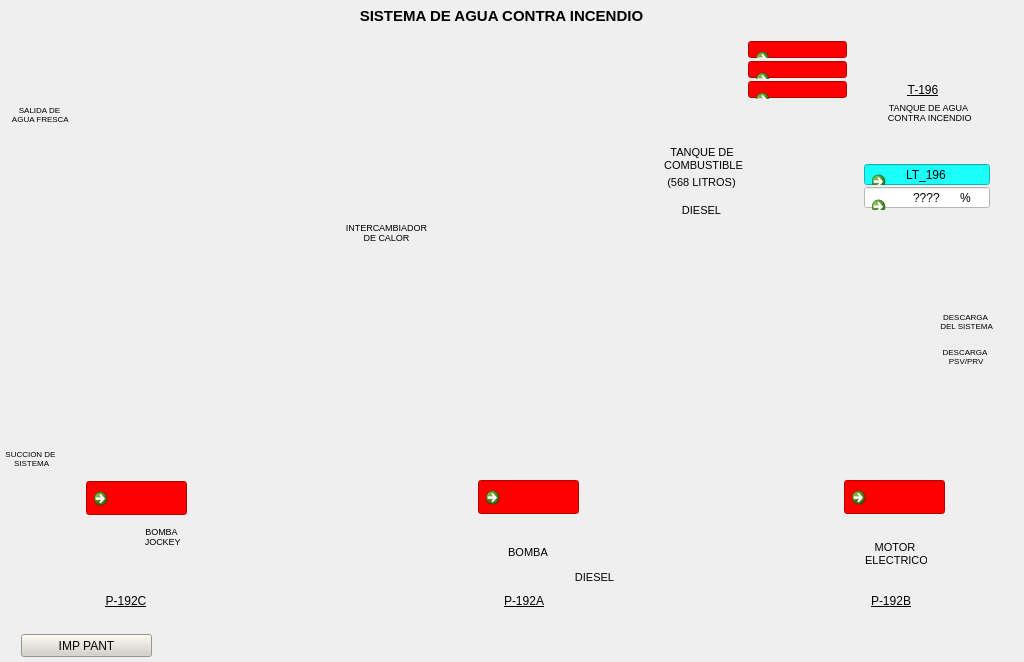
<?xml version="1.0" encoding="UTF-8"?>
<ui version="4.0">
 <class>SistAguaContrain</class>
 <widget class="QWidget" name="SistAguaContrain">
  <property name="geometry">
   <rect>
    <x>0</x>
    <y>0</y>
    <width>1024</width>
    <height>662</height>
   </rect>
  </property>
  <property name="minimumSize">
   <size>
    <width>1024</width>
    <height>662</height>
   </size>
  </property>
  <property name="maximumSize">
   <size>
    <width>1024</width>
    <height>662</height>
   </size>
  </property>
  <property name="windowTitle">
   <string>Form</string>
  </property>
  <widget class="QLabel" name="label">
   <property name="geometry">
    <rect>
     <x>0</x>
     <y>0</y>
     <width>1024</width>
     <height>662</height>
    </rect>
   </property>
   <property name="minimumSize">
    <size>
     <width>1024</width>
     <height>662</height>
    </size>
   </property>
   <property name="maximumSize">
    <size>
     <width>1024</width>
     <height>662</height>
    </size>
   </property>
   <property name="text">
    <string/>
   </property>
   <property name="pixmap">
    <pixmap resource="../Resources.qrc">:/Resources/PNG/N8.png</pixmap>
   </property>
   <property name="scaledContents">
    <bool>true</bool>
   </property>
  </widget>
  <widget class="QLabel" name="lbSistAguaContrainT">
   <property name="geometry">
    <rect>
     <x>340</x>
     <y>5</y>
     <width>323</width>
     <height>21</height>
    </rect>
   </property>
   <property name="font">
    <font>
     <pointsize>11</pointsize>
     <weight>75</weight>
     <bold>true</bold>
    </font>
   </property>
   <property name="text">
    <string>SISTEMA DE AGUA CONTRA INCENDIO</string>
   </property>
   <property name="alignment">
    <set>Qt::AlignCenter</set>
   </property>
  </widget>
  <widget class="QLabel" name="lbSalAguaFresT">
   <property name="geometry">
    <rect>
     <x>10</x>
     <y>104</y>
     <width>59</width>
     <height>21</height>
    </rect>
   </property>
   <property name="font">
    <font>
     <pointsize>6</pointsize>
    </font>
   </property>
   <property name="text">
    <string>SALIDA DE
 AGUA FRESCA</string>
   </property>
   <property name="alignment">
    <set>Qt::AlignCenter</set>
   </property>
  </widget>
  <widget class="QLabel" name="lbSucSisT">
   <property name="geometry">
    <rect>
     <x>0</x>
     <y>448</y>
     <width>61</width>
     <height>21</height>
    </rect>
   </property>
   <property name="font">
    <font>
     <pointsize>6</pointsize>
    </font>
   </property>
   <property name="text">
    <string>SUCCION DE
 SISTEMA</string>
   </property>
   <property name="alignment">
    <set>Qt::AlignCenter</set>
   </property>
  </widget>
  <widget class="QLabel" name="lbInterCalorT">
   <property name="geometry">
    <rect>
     <x>334</x>
     <y>219</y>
     <width>105</width>
     <height>27</height>
    </rect>
   </property>
   <property name="font">
    <font>
     <pointsize>7</pointsize>
    </font>
   </property>
   <property name="text">
    <string>INTERCAMBIADOR
 DE CALOR </string>
   </property>
   <property name="alignment">
    <set>Qt::AlignCenter</set>
   </property>
  </widget>
  <widget class="QLabel" name="lbBombaJockT">
   <property name="geometry">
    <rect>
     <x>130</x>
     <y>520</y>
     <width>63</width>
     <height>33</height>
    </rect>
   </property>
   <property name="font">
    <font>
     <pointsize>7</pointsize>
    </font>
   </property>
   <property name="text">
    <string>BOMBA
 JOCKEY</string>
   </property>
   <property name="alignment">
    <set>Qt::AlignCenter</set>
   </property>
  </widget>
  <widget class="QLabel" name="lbBombaT">
   <property name="geometry">
    <rect>
     <x>496</x>
     <y>536</y>
     <width>64</width>
     <height>33</height>
    </rect>
   </property>
   <property name="font">
    <font>
     <pointsize>8</pointsize>
    </font>
   </property>
   <property name="text">
    <string>BOMBA</string>
   </property>
   <property name="alignment">
    <set>Qt::AlignCenter</set>
   </property>
  </widget>
  <widget class="QLabel" name="lbDieselBomT">
   <property name="geometry">
    <rect>
     <x>567</x>
     <y>561</y>
     <width>55</width>
     <height>33</height>
    </rect>
   </property>
   <property name="font">
    <font>
     <pointsize>8</pointsize>
    </font>
   </property>
   <property name="text">
    <string>DIESEL</string>
   </property>
   <property name="alignment">
    <set>Qt::AlignCenter</set>
   </property>
  </widget>
  <widget class="QLabel" name="lbP192CT">
   <property name="geometry">
    <rect>
     <x>103</x>
     <y>594</y>
     <width>46</width>
     <height>13</height>
    </rect>
   </property>
   <property name="font">
    <font>
     <underline>true</underline>
    </font>
   </property>
   <property name="text">
    <string>P-192C</string>
   </property>
   <property name="alignment">
    <set>Qt::AlignCenter</set>
   </property>
  </widget>
  <widget class="QLabel" name="lbP192AT">
   <property name="geometry">
    <rect>
     <x>501</x>
     <y>594</y>
     <width>46</width>
     <height>13</height>
    </rect>
   </property>
   <property name="font">
    <font>
     <underline>true</underline>
    </font>
   </property>
   <property name="text">
    <string>P-192A</string>
   </property>
   <property name="alignment">
    <set>Qt::AlignCenter</set>
   </property>
  </widget>
  <widget class="QPushButton" name="btImpPant">
   <property name="geometry">
    <rect>
     <x>21</x>
     <y>634</y>
     <width>131</width>
     <height>23</height>
    </rect>
   </property>
   <property name="styleSheet">
    <string notr="true">background-color: rgb(212, 208, 200);</string>
   </property>
   <property name="text">
    <string>IMP PANT</string>
   </property>
  </widget>
  <widget class="QLineEdit" name="leAlarm">
   <property name="geometry">
    <rect>
     <x>86</x>
     <y>481</y>
     <width>101</width>
     <height>34</height>
    </rect>
   </property>
   <property name="styleSheet">
    <string notr="true">background-color: rgb(255, 0, 0);
color: rgb(128, 128, 128);</string>
   </property>
  </widget>
  <widget class="QLineEdit" name="leAlarm2">
   <property name="geometry">
    <rect>
     <x>478</x>
     <y>480</y>
     <width>101</width>
     <height>34</height>
    </rect>
   </property>
   <property name="styleSheet">
    <string notr="true">background-color: rgb(255, 0, 0);
color: rgb(128, 128, 128);</string>
   </property>
  </widget>
  <widget class="QLabel" name="lbMotElecT">
   <property name="geometry">
    <rect>
     <x>863</x>
     <y>534</y>
     <width>64</width>
     <height>40</height>
    </rect>
   </property>
   <property name="font">
    <font>
     <pointsize>8</pointsize>
    </font>
   </property>
   <property name="text">
    <string>MOTOR
 ELECTRICO</string>
   </property>
   <property name="alignment">
    <set>Qt::AlignCenter</set>
   </property>
  </widget>
  <widget class="QLabel" name="lbP192BT">
   <property name="geometry">
    <rect>
     <x>868</x>
     <y>594</y>
     <width>46</width>
     <height>13</height>
    </rect>
   </property>
   <property name="font">
    <font>
     <underline>true</underline>
    </font>
   </property>
   <property name="text">
    <string>P-192B</string>
   </property>
   <property name="alignment">
    <set>Qt::AlignCenter</set>
   </property>
  </widget>
  <widget class="QLineEdit" name="leAlarm6">
   <property name="geometry">
    <rect>
     <x>844</x>
     <y>480</y>
     <width>101</width>
     <height>34</height>
    </rect>
   </property>
   <property name="styleSheet">
    <string notr="true">background-color: rgb(255, 0, 0);
color: rgb(128, 128, 128);</string>
   </property>
  </widget>
  <widget class="QLabel" name="lbDesPsvT">
   <property name="geometry">
    <rect>
     <x>933</x>
     <y>346</y>
     <width>64</width>
     <height>21</height>
    </rect>
   </property>
   <property name="font">
    <font>
     <pointsize>6</pointsize>
    </font>
   </property>
   <property name="text">
    <string>DESCARGA
 PSV/PRV</string>
   </property>
   <property name="alignment">
    <set>Qt::AlignCenter</set>
   </property>
  </widget>
  <widget class="QLabel" name="lbDesSisT">
   <property name="geometry">
    <rect>
     <x>933</x>
     <y>311</y>
     <width>65</width>
     <height>21</height>
    </rect>
   </property>
   <property name="font">
    <font>
     <pointsize>6</pointsize>
    </font>
   </property>
   <property name="text">
    <string>DESCARGA
 DEL SISTEMA</string>
   </property>
   <property name="alignment">
    <set>Qt::AlignCenter</set>
   </property>
  </widget>
  <widget class="QLabel" name="lbMedFluT">
   <property name="geometry">
    <rect>
     <x>930</x>
     <y>243</y>
     <width>64</width>
     <height>21</height>
    </rect>
   </property>
   <property name="font">
    <font>
     <pointsize>6</pointsize>
    </font>
   </property>
   <property name="text">
    <string/>
   </property>
   <property name="alignment">
    <set>Qt::AlignCenter</set>
   </property>
  </widget>
  <widget class="QLabel" name="lbTanqCombT">
   <property name="geometry">
    <rect>
     <x>661</x>
     <y>139</y>
     <width>82</width>
     <height>40</height>
    </rect>
   </property>
   <property name="font">
    <font>
     <pointsize>8</pointsize>
    </font>
   </property>
   <property name="text">
    <string>TANQUE DE
 COMBUSTIBLE</string>
   </property>
   <property name="alignment">
    <set>Qt::AlignCenter</set>
   </property>
  </widget>
  <widget class="QLabel" name="lbDieselTanqT">
   <property name="geometry">
    <rect>
     <x>674</x>
     <y>200</y>
     <width>55</width>
     <height>21</height>
    </rect>
   </property>
   <property name="font">
    <font>
     <pointsize>8</pointsize>
    </font>
   </property>
   <property name="text">
    <string>DIESEL</string>
   </property>
   <property name="alignment">
    <set>Qt::AlignCenter</set>
   </property>
  </widget>
  <widget class="QLabel" name="lb568LT">
   <property name="geometry">
    <rect>
     <x>661</x>
     <y>172</y>
     <width>81</width>
     <height>21</height>
    </rect>
   </property>
   <property name="font">
    <font>
     <pointsize>8</pointsize>
    </font>
   </property>
   <property name="text">
    <string>(568 LITROS)</string>
   </property>
   <property name="alignment">
    <set>Qt::AlignCenter</set>
   </property>
  </widget>
  <widget class="QLineEdit" name="leAlarm3">
   <property name="geometry">
    <rect>
     <x>748</x>
     <y>41</y>
     <width>99</width>
     <height>17</height>
    </rect>
   </property>
   <property name="styleSheet">
    <string notr="true">background-color: rgb(255, 0, 0);
color: rgb(128, 128, 128);</string>
   </property>
  </widget>
  <widget class="QLineEdit" name="leAlarm4">
   <property name="geometry">
    <rect>
     <x>748</x>
     <y>61</y>
     <width>99</width>
     <height>17</height>
    </rect>
   </property>
   <property name="styleSheet">
    <string notr="true">background-color: rgb(255, 0, 0);
color: rgb(128, 128, 128);</string>
   </property>
  </widget>
  <widget class="QLineEdit" name="leAlarm5">
   <property name="geometry">
    <rect>
     <x>748</x>
     <y>81</y>
     <width>99</width>
     <height>17</height>
    </rect>
   </property>
   <property name="styleSheet">
    <string notr="true">background-color: rgb(255, 0, 0);
color: rgb(128, 128, 128);</string>
   </property>
  </widget>
  <widget class="QLabel" name="lbT196T">
   <property name="geometry">
    <rect>
     <x>898</x>
     <y>83</y>
     <width>50</width>
     <height>13</height>
    </rect>
   </property>
   <property name="font">
    <font>
     <underline>true</underline>
    </font>
   </property>
   <property name="text">
    <string>T-196</string>
   </property>
   <property name="alignment">
    <set>Qt::AlignCenter</set>
   </property>
  </widget>
  <widget class="QLabel" name="lbTanqAguaInT_2">
   <property name="geometry">
    <rect>
     <x>881</x>
     <y>92</y>
     <width>95</width>
     <height>41</height>
    </rect>
   </property>
   <property name="font">
    <font>
     <pointsize>7</pointsize>
    </font>
   </property>
   <property name="text">
    <string>TANQUE DE AGUA
 CONTRA INCENDIO</string>
   </property>
   <property name="alignment">
    <set>Qt::AlignCenter</set>
   </property>
  </widget>
  <widget class="QLineEdit" name="leLT196">
   <property name="geometry">
    <rect>
     <x>864</x>
     <y>164</y>
     <width>126</width>
     <height>21</height>
    </rect>
   </property>
   <property name="styleSheet">
    <string notr="true">background-color: rgb(26, 255, 250);</string>
   </property>
   <property name="text">
    <string>LT_196</string>
   </property>
   <property name="alignment">
    <set>Qt::AlignCenter</set>
   </property>
  </widget>
  <widget class="QLineEdit" name="leU">
   <property name="geometry">
    <rect>
     <x>864</x>
     <y>187</y>
     <width>126</width>
     <height>21</height>
    </rect>
   </property>
   <property name="styleSheet">
    <string notr="true">background-color: rgb(255, 255, 255);</string>
   </property>
   <property name="text">
    <string>????</string>
   </property>
   <property name="alignment">
    <set>Qt::AlignCenter</set>
   </property>
  </widget>
  <widget class="QLabel" name="lbU">
   <property name="geometry">
    <rect>
     <x>950</x>
     <y>190</y>
     <width>31</width>
     <height>16</height>
    </rect>
   </property>
   <property name="text">
    <string>%</string>
   </property>
   <property name="alignment">
    <set>Qt::AlignCenter</set>
   </property>
  </widget>
  <widget class="QCommandLinkButton" name="btnleAlarm">
   <property name="geometry">
    <rect>
     <x>748</x>
     <y>41</y>
     <width>99</width>
     <height>17</height>
    </rect>
   </property>
   <property name="styleSheet">
    <string notr="true"/>
   </property>
   <property name="text">
    <string/>
   </property>
   <property name="icon">
    <iconset resource="../Resources.qrc">
     <normaloff>:/Resources/PNG/Extras/transparente.svg</normaloff>:/Resources/PNG/Extras/transparente.svg</iconset>
   </property>
  </widget>
  <widget class="QCommandLinkButton" name="btnleAlarm_2">
   <property name="geometry">
    <rect>
     <x>748</x>
     <y>62</y>
     <width>99</width>
     <height>17</height>
    </rect>
   </property>
   <property name="styleSheet">
    <string notr="true"/>
   </property>
   <property name="text">
    <string/>
   </property>
   <property name="icon">
    <iconset resource="../Resources.qrc">
     <normaloff>:/Resources/PNG/Extras/transparente.svg</normaloff>:/Resources/PNG/Extras/transparente.svg</iconset>
   </property>
  </widget>
  <widget class="QCommandLinkButton" name="btnleAlarm_3">
   <property name="geometry">
    <rect>
     <x>748</x>
     <y>82</y>
     <width>99</width>
     <height>17</height>
    </rect>
   </property>
   <property name="styleSheet">
    <string notr="true"/>
   </property>
   <property name="text">
    <string/>
   </property>
   <property name="icon">
    <iconset resource="../Resources.qrc">
     <normaloff>:/Resources/PNG/Extras/transparente.svg</normaloff>:/Resources/PNG/Extras/transparente.svg</iconset>
   </property>
  </widget>
  <widget class="QCommandLinkButton" name="btnleAlarm_4">
   <property name="geometry">
    <rect>
     <x>86</x>
     <y>481</y>
     <width>101</width>
     <height>34</height>
    </rect>
   </property>
   <property name="styleSheet">
    <string notr="true"/>
   </property>
   <property name="text">
    <string/>
   </property>
   <property name="icon">
    <iconset resource="../Resources.qrc">
     <normaloff>:/Resources/PNG/Extras/transparente.svg</normaloff>:/Resources/PNG/Extras/transparente.svg</iconset>
   </property>
  </widget>
  <widget class="QCommandLinkButton" name="btnleAlarm_5">
   <property name="geometry">
    <rect>
     <x>478</x>
     <y>480</y>
     <width>101</width>
     <height>34</height>
    </rect>
   </property>
   <property name="styleSheet">
    <string notr="true"/>
   </property>
   <property name="text">
    <string/>
   </property>
   <property name="icon">
    <iconset resource="../Resources.qrc">
     <normaloff>:/Resources/PNG/Extras/transparente.svg</normaloff>:/Resources/PNG/Extras/transparente.svg</iconset>
   </property>
  </widget>
  <widget class="QCommandLinkButton" name="btnleAlarm_6">
   <property name="geometry">
    <rect>
     <x>844</x>
     <y>480</y>
     <width>101</width>
     <height>34</height>
    </rect>
   </property>
   <property name="styleSheet">
    <string notr="true"/>
   </property>
   <property name="text">
    <string/>
   </property>
   <property name="icon">
    <iconset resource="../Resources.qrc">
     <normaloff>:/Resources/PNG/Extras/transparente.svg</normaloff>:/Resources/PNG/Extras/transparente.svg</iconset>
   </property>
  </widget>
  <widget class="QCommandLinkButton" name="btnleAlarm_7">
   <property name="geometry">
    <rect>
     <x>864</x>
     <y>164</y>
     <width>126</width>
     <height>21</height>
    </rect>
   </property>
   <property name="styleSheet">
    <string notr="true"/>
   </property>
   <property name="text">
    <string/>
   </property>
   <property name="icon">
    <iconset resource="../Resources.qrc">
     <normaloff>:/Resources/PNG/Extras/transparente.svg</normaloff>:/Resources/PNG/Extras/transparente.svg</iconset>
   </property>
  </widget>
  <widget class="QCommandLinkButton" name="btnleAlarm_8">
   <property name="geometry">
    <rect>
     <x>864</x>
     <y>189</y>
     <width>126</width>
     <height>21</height>
    </rect>
   </property>
   <property name="styleSheet">
    <string notr="true"/>
   </property>
   <property name="text">
    <string/>
   </property>
   <property name="icon">
    <iconset resource="../Resources.qrc">
     <normaloff>:/Resources/PNG/Extras/transparente.svg</normaloff>:/Resources/PNG/Extras/transparente.svg</iconset>
   </property>
  </widget>
 </widget>
 <resources>
  <include location="../Resources.qrc"/>
 </resources>
 <connections/>
</ui>
